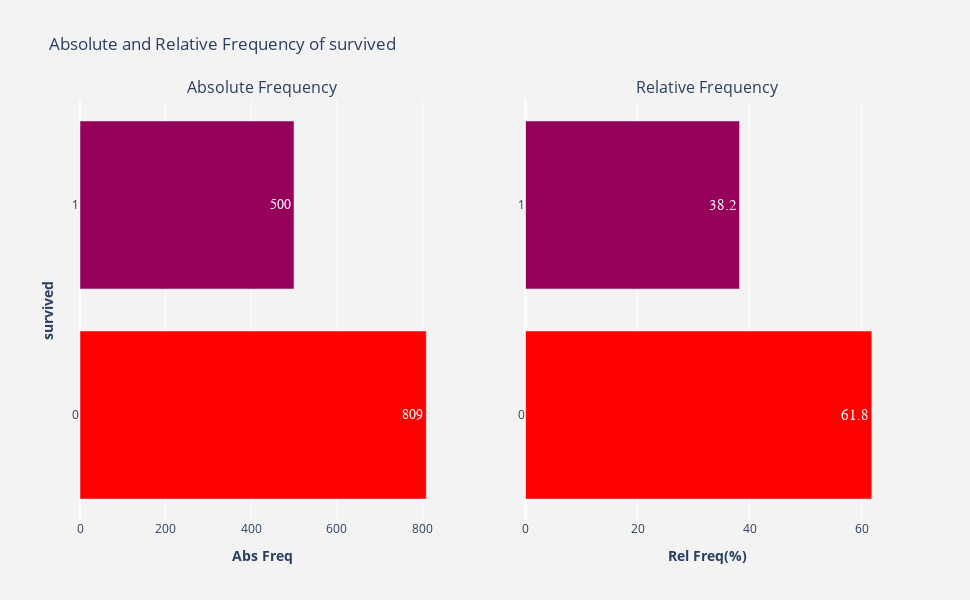

Source (notebook cell):
### Code cell
plotFrequency(df.survived)

### Figure 1 — Plotly figure (JSON) as saved in the notebook; plotly's stock layout.template omitted (floating-point values rounded to 4 significant figures)
{"data": [{"hoverinfo": "x+y", "marker": {"color": [809, 500], "colorscale": [[0, "rgb(150,0,90)"], [0.125, "rgb(0,0,200)"], [0.25, "rgb(0,25,255)"], [0.375, "rgb(0,152,255)"], [0.5, "rgb(44,255,150)"], [0.625, "rgb(151,255,0)"], [0.75, "rgb(255,234,0)"], [0.875, "rgb(255,111,0)"], [1, "rgb(255,0,0)"]]}, "name": "Abs Freq", "orientation": "h", "text": [809, 500], "textfont": {"family": "sans serif", "size": 14}, "textposition": "auto", "type": "bar", "x": [809, 500], "xaxis": "x", "y": ["0", "1"], "yaxis": "y"}, {"hoverinfo": "x+y", "marker": {"color": [61.8, 38.2], "colorscale": [[0, "rgb(150,0,90)"], [0.125, "rgb(0,0,200)"], [0.25, "rgb(0,25,255)"], [0.375, "rgb(0,152,255)"], [0.5, "rgb(44,255,150)"], [0.625, "rgb(151,255,0)"], [0.75, "rgb(255,234,0)"], [0.875, "rgb(255,111,0)"], [1, "rgb(255,0,0)"]]}, "name": "Rel Freq(%)", "orientation": "h", "text": [61.8, 38.2], "textfont": {"family": "sans serif", "size": 15}, "textposition": "auto", "type": "bar", "x": [61.8, 38.2], "xaxis": "x2", "y": ["0", "1"], "yaxis": "y2"}], "layout": {"annotations": [{"font": {"size": 16}, "showarrow": false, "text": "Absolute Frequency", "x": 0.225, "xanchor": "center", "xref": "paper", "y": 1, "yanchor": "bottom", "yref": "paper"}, {"font": {"size": 16}, "showarrow": false, "text": "Relative Frequency", "x": 0.775, "xanchor": "center", "xref": "paper", "y": 1, "yanchor": "bottom", "yref": "paper"}], "height": 600, "hovermode": "closest", "paper_bgcolor": "rgb(243, 243, 243)", "plot_bgcolor": "rgb(243, 243, 243)", "showlegend": false, "title": {"text": "Absolute and Relative Frequency of survived"}, "width": 970, "xaxis": {"anchor": "y", "domain": [0, 0.45], "title": {"text": "<b>Abs Freq</b>"}}, "xaxis2": {"anchor": "y2", "domain": [0.55, 1], "title": {"text": "<b>Rel Freq(%)</b>"}}, "yaxis": {"anchor": "x", "domain": [0, 1], "title": {"text": "<b>survived</b>"}}, "yaxis2": {"anchor": "x2", "domain": [0, 1]}}}
